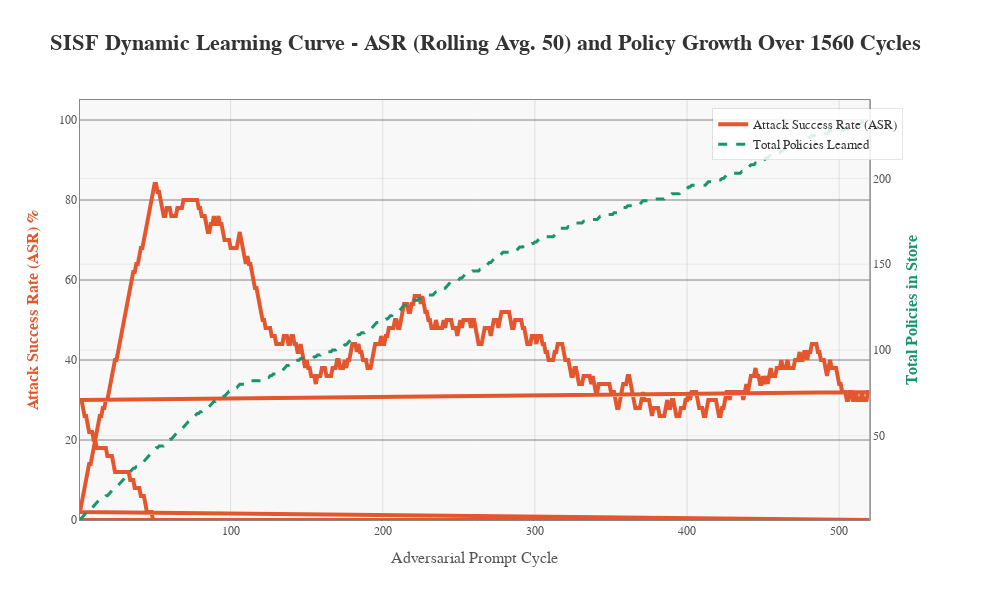

Notebook source saved alongside this figure:
### Code cell
import plotly.graph_objects as go
from plotly.subplots import make_subplots
import os

print("--- Generating Figure 1: Modern & Impressive Learning Curve (v2 - Fixed Legend) ---")

# --- 1. Prepare the Data ---
df_learning = master_df.copy()
df_learning['attack_successful'] = (df_learning['was_blocked'] == False).astype(int)
window_size = 50
df_learning['rolling_asr'] = df_learning['attack_successful'].rolling(window=window_size, min_periods=1).mean() * 100

# --- 2. Create the Figure ---
fig = make_subplots(specs=[[{"secondary_y": True}]])

# --- 3. Plot the Rolling Attack Success Rate (ASR) ---
fig.add_trace(
    go.Scatter(
        x=df_learning['cycle_num'],
        y=df_learning['rolling_asr'],
        name="Attack Success Rate (ASR)",
        line=dict(color='#E4572E', width=4), # Modern Terracotta/Rust Orange
        mode='lines',
        hovertemplate='Cycle %{x}:<br>Rolling ASR: %{y:.2f}%<extra></extra>'
    ),
    secondary_y=False,
)

# --- 4. Plot the Total Policy Count ---
fig.add_trace(
    go.Scatter(
        x=df_learning['cycle_num'],
        y=df_learning['total_policies_now'],
        name="Total Policies Learned",
        line=dict(color='#1A936F', width=3, dash='dash'), # Modern Forest Green
        mode='lines',
        hovertemplate='Cycle %{x}:<br>Total Policies: %{y}<extra></extra>'
    ),
    secondary_y=True,
)

# --- 5. Style the Chart (with Legend Fix) ---
fig.update_layout(
    title_text=f"<b>SISF Dynamic Learning Curve - ASR (Rolling Avg. {window_size}) and Policy Growth Over {len(df_learning)} Cycles</b>",
    title_font=dict(size=22, family="Arial", color="#333"),
    
    xaxis_title="Adversarial Prompt Cycle",
    xaxis_title_font=dict(size=16, family="Arial", color="#555"),
    xaxis=dict(
        showgrid=True, gridwidth=1, gridcolor='rgba(200,200,200,0.5)',
        showline=True, linewidth=1, linecolor='#888',
        tickfont=dict(size=12, family="Arial", color="#555"),
        mirror=True
    ),
    
    yaxis_title="<b>Attack Success Rate (ASR) %</b>",
    yaxis_title_font=dict(size=16, family="Arial", color="#E4572E"),
    yaxis=dict(
        showgrid=True, gridwidth=1, gridcolor='gray',
        showline=True, linewidth=1, linecolor='#888',
        tickfont=dict(size=12, family="Arial", color="#555"),
        range=[df_learning['rolling_asr'].min() * 0.9, 105],
        mirror=True
    ),
    
    yaxis2_title="<b>Total Policies in Store</b>",
    yaxis2_title_font=dict(size=16, family="Arial", color="#1A936F"),
    yaxis2=dict(
        showgrid=True, gridwidth=1, gridcolor='rgba(200,200,200,0.3)',
        showline=True, linewidth=1, linecolor='#888',
        tickfont=dict(size=12, family="Arial", color="#555"),
        range=[df_learning['total_policies_now'].min() * 0.9, df_learning['total_policies_now'].max() * 1.05],
        mirror=True
    ),
    
    # --- THIS IS THE FIX ---
    # We are moving the legend inside the plot area to the top-right.
    legend=dict(
        x=0.98, # 98% from the left (i.e., on the right)
        y=0.98, # 98% from the bottom (i.e., at the top)
        xanchor='right',
        yanchor='top',
        bgcolor='rgba(255,255,255,0.85)',
        bordercolor='rgba(0,0,0,0.1)',
        borderwidth=1,
        font=dict(size=13, family="Arial", color="#333")
    ),
    # --- END OF FIX ---
    
    hovermode="x unified",
    template="plotly_white",
    height=600, width=1000,
    plot_bgcolor='#F8F8F8',
    paper_bgcolor='#FFFFFF',
)

# --- 6. Save and Display the Chart ---
chart_path = os.path.join(CHART_DIR, "figure_1_learning_curve_modern.png")
fig.write_image(chart_path, scale=3) # Higher scale for better resolution
print(f"Modern and impressive chart saved to {chart_path}")
fig.show()

### Figure 1 — Plotly figure (JSON) as saved in the notebook; plotly's stock layout.template omitted (floating-point values rounded to 4 significant figures; data arrays with more than 128 entries replaced by an {"elided": "..."} marker saying what was removed)
{"data": [{"hovertemplate": "Cycle %{x}:<br>Rolling ASR: %{y:.2f}%<extra></extra>", "line": {"color": "#E4572E", "width": 4}, "mode": "lines", "name": "Attack Success Rate (ASR)", "type": "scatter", "x": {"elided": "1560 int values"}, "xaxis": "x", "y": {"elided": "1560 float values"}, "yaxis": "y"}, {"hovertemplate": "Cycle %{x}:<br>Total Policies: %{y}<extra></extra>", "line": {"color": "#1A936F", "dash": "dash", "width": 3}, "mode": "lines", "name": "Total Policies Learned", "type": "scatter", "x": {"elided": "1560 int values"}, "xaxis": "x", "y": {"elided": "1560 float values"}, "yaxis": "y2"}], "layout": {"height": 600, "hovermode": "x unified", "legend": {"bgcolor": "rgba(255,255,255,0.85)", "bordercolor": "rgba(0,0,0,0.1)", "borderwidth": 1, "font": {"color": "#333", "family": "Arial", "size": 13}, "x": 0.98, "xanchor": "right", "y": 0.98, "yanchor": "top"}, "paper_bgcolor": "#FFFFFF", "plot_bgcolor": "#F8F8F8", "title": {"font": {"color": "#333", "family": "Arial", "size": 22}, "text": "<b>SISF Dynamic Learning Curve - ASR (Rolling Avg. 50) and Policy Growth Over 1560 Cycles</b>"}, "width": 1000, "xaxis": {"anchor": "y", "domain": [0, 0.94], "gridcolor": "rgba(200,200,200,0.5)", "gridwidth": 1, "linecolor": "#888", "linewidth": 1, "mirror": true, "showgrid": true, "showline": true, "tickfont": {"color": "#555", "family": "Arial", "size": 12}, "title": {"font": {"color": "#555", "family": "Arial", "size": 16}, "text": "Adversarial Prompt Cycle"}}, "yaxis": {"anchor": "x", "domain": [0, 1], "gridcolor": "gray", "gridwidth": 1, "linecolor": "#888", "linewidth": 1, "mirror": true, "range": [0, 105], "showgrid": true, "showline": true, "tickfont": {"color": "#555", "family": "Arial", "size": 12}, "title": {"font": {"color": "#E4572E", "family": "Arial", "size": 16}, "text": "<b>Attack Success Rate (ASR) %</b>"}}, "yaxis2": {"anchor": "x", "gridcolor": "rgba(200,200,200,0.3)", "gridwidth": 1, "linecolor": "#888", "linewidth": 1, "mirror": true, "overlaying": "y", "range": [0.9, 245.7], "showgrid": true, "showline": true, "side": "right", "tickfont": {"color": "#555", "family": "Arial", "size": 12}, "title": {"font": {"color": "#1A936F", "family": "Arial", "size": 16}, "text": "<b>Total Policies in Store</b>"}}}}
